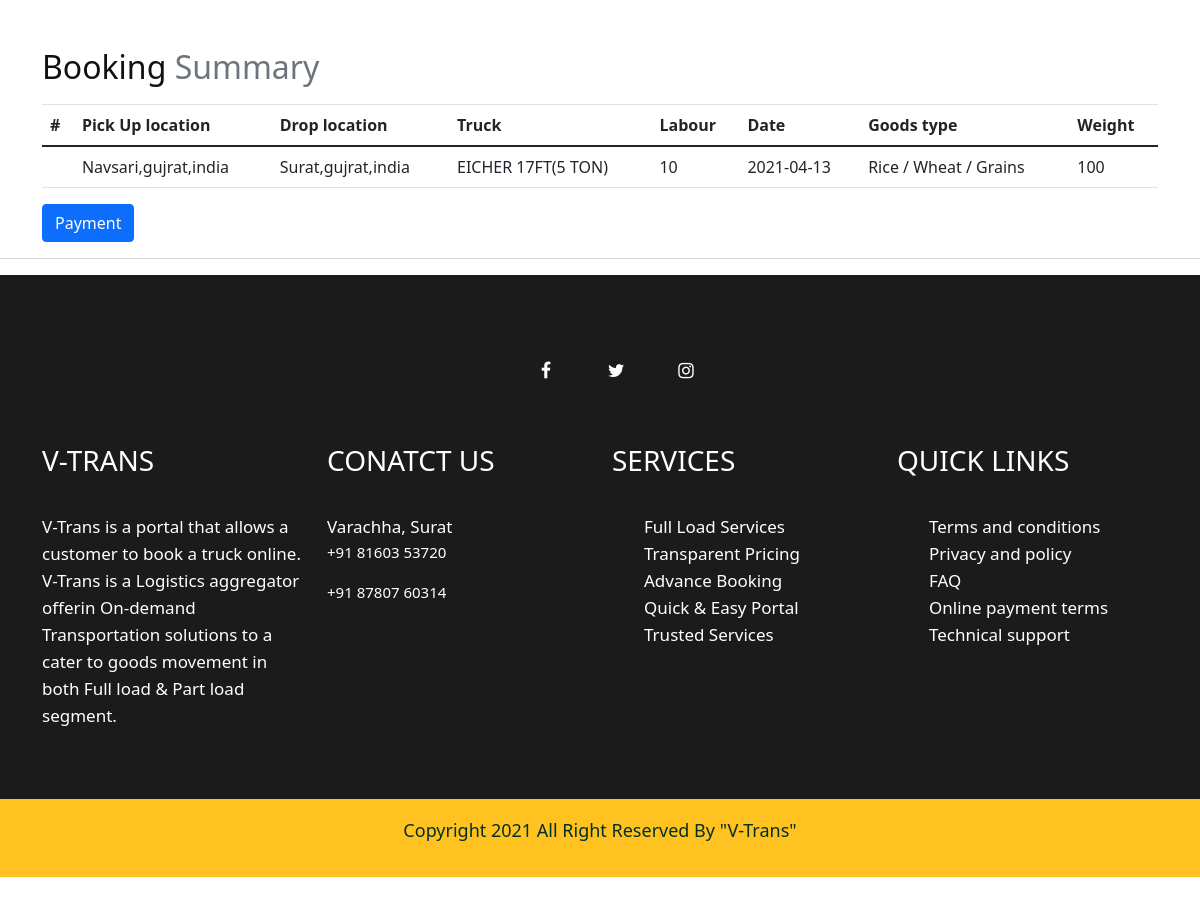
The app's page /bookingsummary/ (signed in), older data.
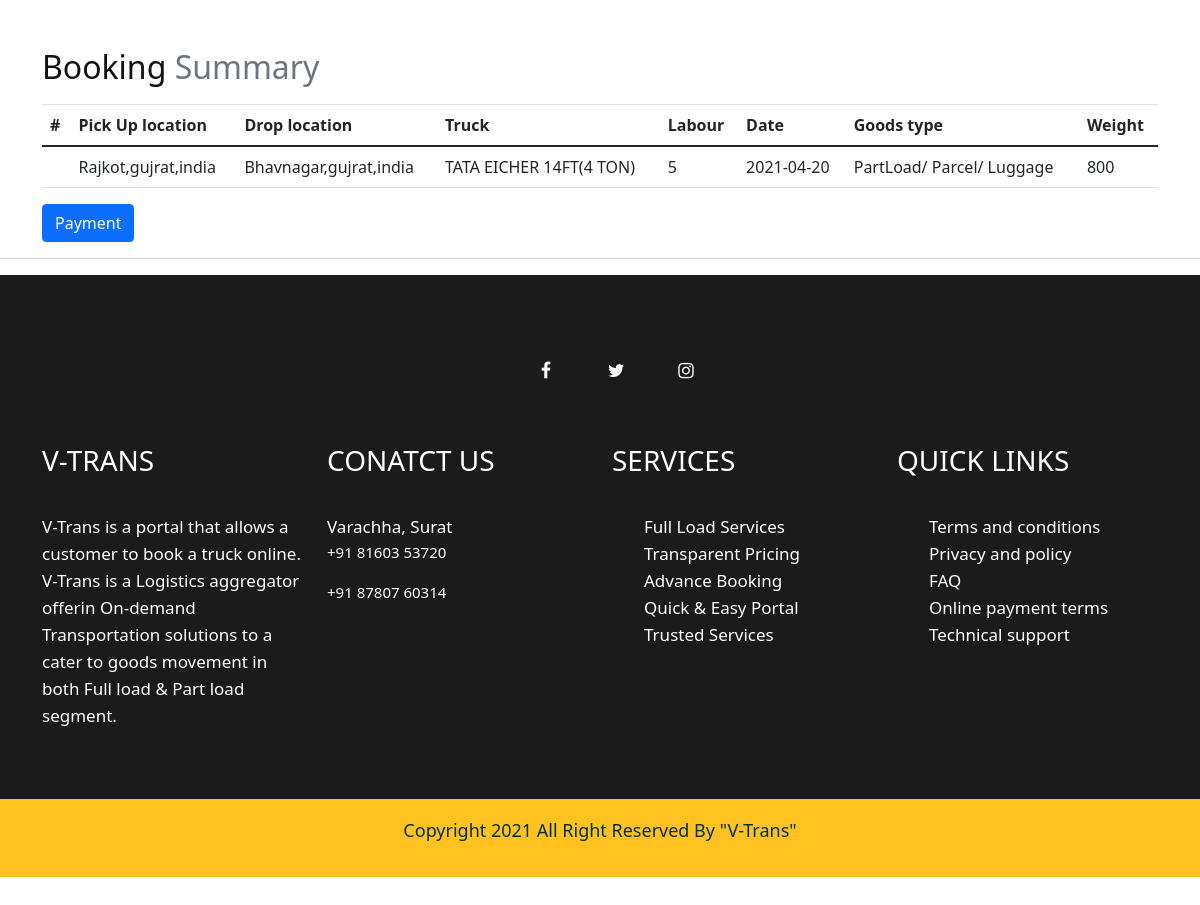
The same page, newer data.
### myapp/models.py (models this page shows, shortened)
class proceed(models.Model):
    pickuplocation=models.CharField(max_length=100)
    droplocation=models.CharField(max_length=100)
    trucktype=models.CharField(max_length=100)
    labour=models.CharField(max_length=10, default='')
    pickupdate=models.CharField(max_length=100)
    goodstype=models.CharField(max_length=100)
    weight=models.IntegerField()

### myapp/views.py (the view)
# urls.py: path('bookingsummary/', views.bookingsummary, name='bookingsummary'),
@login_required
def bookingsummary(request):
        if request.method=='POST':
            summaryfrm=summaryForm(request.POST)
            if summaryfrm.is_valid():
                summaryfrm.save()
                return redirect('afterproceed')
                print("summary show sucessfully!")
            else:
                print("summary not showen something went wrong here...")
        else:
            summaryfrm=summaryForm()
        bookingdata = proceed.objects.all().order_by('-id')[:1]
        return render(request, 'bookingsummary.html',{'bookingdata':bookingdata,'summaryfrm':summaryfrm})

### templates/bookingsummary.html (shortened to what this page needs)
{% load static %}
<!doctype html>
<html lang="en">
<head>
    <link rel="stylesheet" href="{% static 'css/bootstrap.min.css' %}">
    <link rel="stylesheet" href="{% static 'css/style.css' %}">
    <link rel="stylesheet" href="{% static 'css/responsive.css' %}">
    <link rel="stylesheet" href="{% static 'css/jquery.mCustomScrollbar.min.css' %}">
    <link rel="stylesheet" href="https://netdna.bootstrapcdn.com/font-awesome/4.0.3/css/font-awesome.css">
    <link rel="stylesheet" href="https://cdnjs.cloudflare.com/ajax/libs/fancybox/2.1.5/jquery.fancybox.min.css"
        media="screen">
    <link href="https://cdn.jsdelivr.net/npm/bootstrap@5.0.0-beta2/dist/css/bootstrap.min.css" rel="stylesheet"
>
    <link type=" text/css" href="{% static 'css/carousel.css' %}" rel="stylesheet">
    <link href="{% static 'css/carousel.css' %}" rel="stylesheet">
</head>
<body>
    <main>
        <div class="container-sm">
            <form class="row g-3" method="POST" action="{% url 'pay' %}">
                <div class="container">
                    <div class="table-responsive text-nowrap">
                        <h2> Booking <span class="text-muted">Summary</span> </h2>
                        <table class="table">
                            <thead>
                                <tr>
                                    <th scope="col">#</th>
                                    <th scope="col">Pick Up location</th>
                                    <th scope="col">Drop location</th>
                                    <th scope="col">Truck</th>
                                    <th scope="col">Labour</th>
                                    <th scope="col">Date</th>
                                    <th scope="col">Goods type</th>
                                    <th scope="col">Weight</th>
                                </tr>
                            </thead>
                            {% for proceed in bookingdata %}
                            <tr>
                                <th scope="row"></th>
                                <td>{{ proceed.pickuplocation }}</td>
                                <td>{{ proceed.droplocation }}</td>
                                <td>{{ proceed.trucktype }}</td>
                                <td>{{ proceed.labour }}</td>
                                <td>{{ proceed.pickupdate }}</td>
                                <td>{{ proceed.goodstype }}</td>
                                <td>{{ proceed.weight }}</td>
                            </tr>
                            {% endfor %}
                        </table>
                    </div>
                    <div>
                        <button class="btn btn-primary" type="submit">Payment</button>
                    </div>
                </div>
            </form>
        </div>
        <hr>
        <footr>
            <div class="footer">
                <div class="container">
                    <div class="row">
                        <div class="col-md-6 offset-md-3">
                            <ul class="sociel">
                                <li> <a href="https://www.facebook.com/"><i class="fa fa-facebook"></i></a></li>
                                <li> <a href="https://twitter.com/?lang=en"><i class="fa fa-twitter"></i></a></li>
                                <li> <a href="https://www.instagram.com/"><i class="fa fa-instagram"></i></a></li>
                            </ul>
                        </div>
                    </div>
                    <div class="row">
                        <div class="col-xl-3 col-lg-3 col-md-6 col-sm-12">
                            <div class="contact">
                                <h3>V-Trans</h3>
                                <span>V-Trans is a portal that
                                    allows a customer to book
                                    a truck online. V-Trans is
                                    a Logistics aggregator offerin
                                    On-demand Transportation solutions
                                    to a cater to goods movement in
                                    both Full load & Part load segment.
                                </span>
                            </div>
                        </div>
                        <div class="col-xl-3 col-lg-3 col-md-6 col-sm-12">
                            <div class="contact">
                                <h3>Conatct Us</h3>
                                <span>
                                    Varachha, Surat
                                    <p>+91 81603 53720</p>
                                    <p>+91 87807 60314</p>
                                </span>
                            </div>
                        </div>
                        <div class="col-xl-3 col-lg-3 col-md-6 col-sm-12">
                            <div class="contact">
                                <h3>Services</h3>
                                <ul class="lik">
                                    <li> <a href="{% url 'checkfare' %}"> Full Load Services</a></li>
                                    <li> <a href="#">Transparent Pricing</a></li>
                                    <li> <a href="{% url 'vehicle' %}">Advance Booking</a></li>
                                    <li> <a href="#">Quick & Easy Portal</a></li>
                                    <li> <a href="{% url 'about' %}">Trusted Services</a></li>
                                </ul>
                            </div>
                        </div>
                        <div class="col-xl-3 col-lg-3 col-md-6 col-sm-12">
                            <div class="contact">
                                <h3>Quick Links</h3>
                                <ul class="lik">
                                    <li> <a href="{% url 'terms' %}">Terms and conditions</a></li>
                                    <li> <a href="{% url 'privacy' %}">Privacy and policy</a></li>
                                    <li> <a href="{% url 'faq' %}">FAQ</a></li>
                                    <li> <a href="{% url 'payterms' %}">Online payment terms</a></li>
                                    <li> <a href="{% url 'about' %}">Technical support</a></li>
                            </div>
                        </div>
                    </div>
                </div>
                <div class="copyright">
                    <p style="text-align: center;"><b>Copyright 2021 All Right Reserved By "V-Trans"</b></p>
                </div>
        </footr>
    </main>
</body>
</html>

### static/css/style.css (style rules this page uses)
* { box-sizing: border-box !important; }
html { scroll-behavior: smooth; }
body { color: #666666; font-size: 14px; font-family: 'poppins', sans-serif; line-height: 1.80857; font-weight: normal; overflow-x: hidden; }
a { color: #1f1f1f; text-decoration: none !important; outline: none !important; -webkit-transition: all .3s ease-in-out; -moz-transition: all .3s ease-in-out; -ms-transition: all .3s ease-in-out; -o-transition: all .3s ease-in-out; transition: all .3s ease-in-out; }
h1, h2, h3, h4, h5, h6 { letter-spacing: 0; font-weight: normal; position: relative; padding: 0 0 10px 0; font-weight: normal; line-height: normal; color: #111111; margin: 0 }
h2 { font-size: 22px }
h3 { font-size: 18px }
*, *::after, *::before { -webkit-box-sizing: border-box; -moz-box-sizing: border-box; box-sizing: border-box; }
ul, li, ol { margin: 0px; padding: 0px; list-style: none; }
p { margin: 0px; font-weight: 300; font-size: 15px; line-height: 24px; }
a { color: #222222; text-decoration: none; outline: none !important; }
a, .btn { text-decoration: none !important; outline: none !important; -webkit-transition: all .3s ease-in-out; -moz-transition: all .3s ease-in-out; -ms-transition: all .3s ease-in-out; -o-transition: all .3s ease-in-out; transition: all .3s ease-in-out; }
button { border: 0; margin: 0; padding: 0; cursor: pointer; }
.text-muted { padding: 10px 0px; }
.footer { background: #1b1b1b; padding-top: 70px; }
ul.sociel { display: flex; flex-wrap: wrap; justify-content:center; margin: 0 auto; }
ul.sociel li { display: inline-block; padding:0px 10px; }
ul.sociel li a { color: #fff; width: 50px; height: 50px; float: left; text-align: center; line-height: 50px; border-radius: 100%; font-size: 18px; }
.contact { margin-top: 50px; }
.contact h3 { color: #fff; font-weight: 500; font-size: 28px; line-height: 30px; padding-bottom: 30px; text-transform: uppercase; }
.contact span { color: #fff; font-size: 17px; line-height: 27px; }
ul.lik li a { color: #fff; font-size: 17px; line-height: 27px; }
.copyright { background-color: #ffc221; padding: 20px 0px; margin-top: 70px; }
.copyright p { color: #023023; font-size: 18px; line-height: 22px; text-align: center; }

### static/css/carousel.css (style rules this page uses)
body { padding-top: 3rem; padding-bottom: 3rem; color: #5a5a5a; }

Row changes from the older to the newer data that the page shows:
no longer on this page (row unchanged): proceed: pickuplocation "Navsari,gujrat,india", droplocation "Surat,gujrat,india", trucktype "EICHER 17FT(5 TON)", labour "10", pickupdate "2021-04-13", goodstype "Rice / Wheat / Grains", weight "100"
added proceed: pickuplocation "Rajkot,gujrat,india", droplocation "Bhavnagar,gujrat,india", trucktype "TATA EICHER 14FT(4 TON)", labour "5", pickupdate "2021-04-20", goodstype "PartLoad/ Parcel/ Luggage", weight "800"
